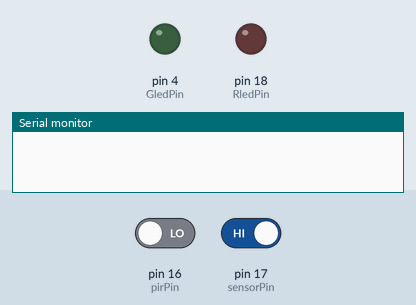
A sketch run on a simulated Arduino Uno, built with avr-gcc and run on an emulated ATmega328P. Shown: output pins drawn as LEDs (lit = HIGH), the last lines printed to the serial monitor. The test bench sets the inputs (shaded band); at power-on: pin 17 (sensorPin) HIGH, pin 16 (pirPin) LOW.

Above: at 11.2 s.
11.3 s: pin 17 (sensorPin) driven LOW
At 12.5 s:
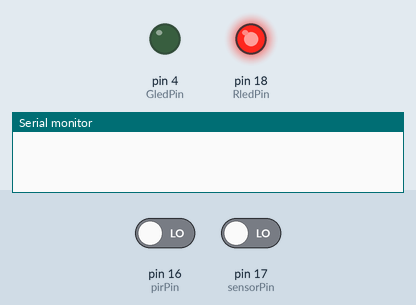
At 38.3 s:
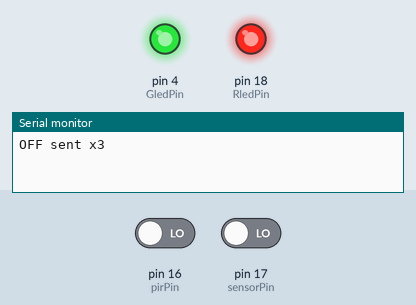
Timing chart, 0 to 39.4 s (numbered marks = the images above; inputs shaded):
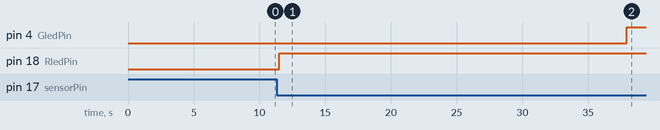

Measured:
- after the input at 11.3 s, pin 4 (GledPin): LOW → HIGH after 26.6 s; pin 18 (RledPin): LOW → HIGH after 0.20 s

The sketch:

sketch_ac_full_1.ino
```cpp
#include <IRremote.h>

const int pirPin = 16;  // PIR sensor output pin (global)
// OFF code i captured:
uint16_t rawIRTimings[181] = {
  3080,3920, 1930,970, 980,1920, 2030,920, 1030,920, 980,920, 1030,920, 1080,870,
  1080,920, 930,1970, 1980,1870, 2030,920, 980,970, 1030,920, 980,970, 980,970,
  1030,920, 930,1020, 930,1020, 930,970, 1030,920, 1030,920, 1030,920, 1030,920,
  980,970, 1030,920, 930,1020, 1030,920, 980,1920, 1980,920, 3030,3970, 1930,970,
  980,1920, 1980,920, 980,970, 980,970, 980,970, 980,970, 980,970, 980,1970,
  1930,1920, 1980,970, 930,1020, 930,1020, 930,970, 980,970, 980,970, 980,1020,
  880,1020, 930,1020, 930,1020, 930,1020, 930,1020, 930,1020, 930,1020, 930,970,
  980,970, 980,970, 980,1970, 1880,1020, 2930,4020, 1880,1020, 930,1970, 1930,1020,
  980,970, 930,1020, 930,1020, 930,1020, 930,1020, 930,1970, 1930,1970, 1880,1020,
  930,1020, 930,1020, 930,1020, 930,1020, 930,1020, 930,1020, 930,970, 980,970,
  980,970, 980,970, 930,1070, 930,970, 930,1070, 930,970, 930,1020, 930,1020,
  930,2020, 1880,1020, 3880
};
// pin initialization
const uint16_t rawLen = sizeof(rawIRTimings)/sizeof(rawIRTimings[0]);
const int GledPin    = 4;   // LED pin (through 220Ω resistor)
const int sensorPin  = 17;  // MC-38 connected here
const int RledPin    = 18;  // LED connected here

void setup() {
  Serial.begin(9600);
  IrSender.begin(21);  // TX pin = GPIO 21
  // pin modes init
  pinMode(pirPin, INPUT);           // PIR gives HIGH when motion detected
  pinMode(GledPin, OUTPUT);         // green LED as output
  pinMode(RledPin, OUTPUT);         // red LED as output
  pinMode(sensorPin, INPUT_PULLUP); // door sensor as input
  digitalWrite(GledPin, LOW);       // Start with LED off
  delay(10000);                     // the PIR takes ~30 s to fully init
}

void loop() {
  int state  = digitalRead(sensorPin); // read the door sensor state
  int motion = digitalRead(pirPin);    // read the PIR output

  if (state == LOW) {// door opened (INPUT_PULLUP with NC sensor)
    digitalWrite(RledPin, HIGH); // red light on = door opened
    delay(15000);                 // if I left the room give time to close the door

    bool am_i_in = false; // for the loop (avoid sending many times)
    for (int i = 0; i < 100; i++) { // check for motion after door opened
      motion = digitalRead(pirPin);
      if (motion == HIGH) {
        am_i_in = true;
        break;
      } else {
        delay(110);
      }
    }

    if (am_i_in == false) { // if I'm out -> turn off AC
      IrSender.sendRaw(rawIRTimings, rawLen, 38);
      delay(110);
      IrSender.sendRaw(rawIRTimings, rawLen, 38);
      delay(110);
      IrSender.sendRaw(rawIRTimings, rawLen, 38);
      Serial.println("OFF sent x3");
      digitalWrite(GledPin, HIGH); // Turn green LED on (AC off)
      delay(300);
    }
  } else { // door wasn't opened (i.e., closed)
    delay(300);
    digitalWrite(RledPin, LOW); // red light off = door closed
    digitalWrite(GledPin, LOW); // green off
  }
}
```
